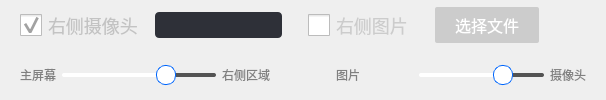
          <widget class="QWidget" name="widget_expand" native="true">
           <property name="minimumSize">
            <size>
             <width>0</width>
             <height>80</height>
            </size>
           </property>
           <layout class="QVBoxLayout" name="verticalLayout">
            <property name="spacing">
             <number>0</number>
            </property>
            <property name="topMargin">
             <number>0</number>
            </property>
            <property name="bottomMargin">
             <number>0</number>
            </property>
            <item>
             <widget class="QWidget" name="widget_6" native="true">
              <property name="minimumSize">
               <size>
                <width>0</width>
                <height>36</height>
               </size>
              </property>
              <layout class="QHBoxLayout" name="horizontalLayout_12">
               <property name="topMargin">
                <number>3</number>
               </property>
               <property name="rightMargin">
                <number>16</number>
               </property>
               <property name="bottomMargin">
                <number>3</number>
               </property>
               <item>
                <widget class="QCheckBox" name="checkBox_camera">
                 <property name="styleSheet">
                  <string notr="true">QCheckBox{
	color:rgb(195, 195, 195);
	font-size:18px;
	font-family:&quot;微软雅黑&quot;;
}
QCheckBox::indicator {
     width: 22px;
     height: 22px;
}
QCheckBox::indicator::unchecked {
	image: url(:/image/checkbox_normal.png);
 }

QCheckBox::indicator:unchecked:pressed {
    background-image: url(:/image/index/Image/index/checkbox.png);
	background-position: left;
	background-repeat:no-repeat;
	margin-top:2px;
	
 }

QCheckBox::indicator::checked {
     
	image: url(:/image/checkbox_selected.png);
 }

QCheckBox::indicator:checked:pressed {
     background-image: url(:/image/index/Image/index/checkbox.png);
	background-position: right;
	background-repeat:no-repeat;
	margin-top:2px;
 }</string>
                 </property>
                 <property name="text">
                  <string>右侧摄像头</string>
                 </property>
                 <property name="checked">
                  <bool>true</bool>
                 </property>
                </widget>
               </item>
               <item>
                <widget class="QWidget" name="widget_11" native="true">
                 <property name="minimumSize">
                  <size>
                   <width>0</width>
                   <height>32</height>
                  </size>
                 </property>
                 <layout class="QHBoxLayout" name="horizontalLayout_14">
                  <property name="leftMargin">
                   <number>0</number>
                  </property>
                  <property name="topMargin">
                   <number>0</number>
                  </property>
                  <property name="rightMargin">
                   <number>0</number>
                  </property>
                  <property name="bottomMargin">
                   <number>0</number>
                  </property>
                  <item>
                   <spacer name="horizontalSpacer_6">
                    <property name="orientation">
                     <enum>Qt::Horizontal</enum>
                    </property>
                    <property name="sizeType">
                     <enum>QSizePolicy::Fixed</enum>
                    </property>
                    <property name="sizeHint" stdset="0">
                     <size>
                      <width>10</width>
                      <height>20</height>
                     </size>
                    </property>
                   </spacer>
                  </item>
                  <item>
                   <widget class="QComboBox" name="comboBox_videoDevice">
                    <property name="enabled">
                     <bool>true</bool>
                    </property>
                    <property name="sizePolicy">
                     <sizepolicy hsizetype="Expanding" vsizetype="Fixed">
                      <horstretch>0</horstretch>
                      <verstretch>0</verstretch>
                     </sizepolicy>
                    </property>
                    <property name="mouseTracking">
                     <bool>false</bool>
                    </property>
                    <property name="styleSheet">
                     <string notr="true">
/*下拉框*/
QComboBox {
    font-family:&quot;Microsoft YaHei UI&quot;;
    font-size:20px;

    color:#ffffff;
    background-color:#2e3038;

    border-radius:4px;
    border:none;
	padding-left:10px;


	padding-right:30px;
}

QComboBox::disabled {
    font-family:&quot;Microsoft YaHei UI&quot;;
    font-size:20px;

    color:#888888;
    background-color:#1e1018;

    border-radius:4px;
    border:none;
	padding-left:10px;


	padding-right:30px;
}

QComboBox QAbstractItemView 
{
     outline:0px;
     border:none;
	color:#ffffff;
	background-color:#2e3038;
border-radius:4px;
font-size:20px;

}

QComboBox::drop-down {
     subcontrol-origin: padding;
     subcontrol-position: top right;
     width: 15px;
     background:transparent;
}
/*图标*/
QComboBox::down-arrow {
    subcontrol-origin: border;
    subcontrol-position:right;

    padding-right:10px;

    width:23px;
    height:25px;
	image: url(:/image/Dropdown_btn.png);
}

QComboBox QAbstractItemView::item
{
height: 48px;
    background-color:#2e3038;
    border:none;
    color:#ffffff;
}

QComboBox QAbstractItemView::item:hover
{
    background-color:#4b5cc4;
    color:#ffffff;
}
</string>
                    </property>
                   </widget>
                  </item>
                 </layout>
                </widget>
               </item>
               <item>
                <spacer name="horizontalSpacer_12">
                 <property name="orientation">
                  <enum>Qt::Horizontal</enum>
                 </property>
                 <property name="sizeType">
                  <enum>QSizePolicy::Fixed</enum>
                 </property>
                 <property name="sizeHint" stdset="0">
                  <size>
                   <width>20</width>
                   <height>20</height>
                  </size>
                 </property>
                </spacer>
               </item>
               <item>
                <widget class="QWidget" name="widget_10" native="true">
                 <layout class="QHBoxLayout" name="horizontalLayout_13">
                  <property name="leftMargin">
                   <number>0</number>
                  </property>
                  <property name="topMargin">
                   <number>0</number>
                  </property>
                  <property name="rightMargin">
                   <number>0</number>
                  </property>
                  <property name="bottomMargin">
                   <number>0</number>
                  </property>
                  <item>
                   <widget class="QCheckBox" name="checkBox_picture">
                    <property name="styleSheet">
                     <string notr="true">QCheckBox{
	font-family: 微软雅黑;
	color:#cccccc; 
	font-size: 18px;
}
QCheckBox::indicator {
     width: 22px;
     height: 22px;
}
QCheckBox::indicator::unchecked {
	image: url(:/image/checkbox_normal.png);
 }

QCheckBox::indicator:unchecked:pressed {
    background-image: url(:/image/index/Image/index/checkbox.png);
	background-position: left;
	background-repeat:no-repeat;
	margin-top:2px;
	
 }

QCheckBox::indicator::checked {
     
	image: url(:/image/checkbox_selected.png);
 }

QCheckBox::indicator:checked:pressed {
     background-image: url(:/image/index/Image/index/checkbox.png);
	background-position: right;
	background-repeat:no-repeat;
	margin-top:2px;
 }</string>
                    </property>
                    <property name="text">
                     <string>右侧图片</string>
                    </property>
                   </widget>
                  </item>
                  <item>
                   <spacer name="horizontalSpacer_5">
                    <property name="orientation">
                     <enum>Qt::Horizontal</enum>
                    </property>
                    <property name="sizeType">
                     <enum>QSizePolicy::Fixed</enum>
                    </property>
                    <property name="sizeHint" stdset="0">
                     <size>
                      <width>20</width>
                      <height>20</height>
                     </size>
                    </property>
                   </spacer>
                  </item>
                  <item>
                   <widget class="QPushButton" name="pushButton_picture">
                    <property name="enabled">
                     <bool>false</bool>
                    </property>
                    <property name="styleSheet">
                     <string notr="true">QPushButton
{
	background-color:#4b5cc4;
border-radius:2px;
font-family: &quot;Microsoft YaHei UI&quot;;
	font-size: 16px;
	color:#FFFFFF;
padding:6px;
padding-left:20px;
padding-right:20px;
}

QPushButton:hover
{
	background-color:#8386bc;
}


QPushButton:disabled
{
background-color:#cccccc;
	color:#ffffff;
}
</string>
                    </property>
                    <property name="text">
                     <string>选择文件</string>
                    </property>
                   </widget>
                  </item>
                  <item>
                   <spacer name="horizontalSpacer_8">
                    <property name="orientation">
                     <enum>Qt::Horizontal</enum>
                    </property>
                    <property name="sizeHint" stdset="0">
                     <size>
                      <width>40</width>
                      <height>20</height>
                     </size>
                    </property>
                   </spacer>
                  </item>
                 </layout>
                </widget>
               </item>
              </layout>
             </widget>
            </item>
            <item>
             <widget class="QWidget" name="widget" native="true">
              <layout class="QHBoxLayout" name="horizontalLayout_2">
               <item>
                <widget class="QWidget" name="widget_Horizontal_Size" native="true">
                 <layout class="QHBoxLayout" name="horizontalLayout_11">
                  <property name="leftMargin">
                   <number>0</number>
                  </property>
                  <property name="topMargin">
                   <number>0</number>
                  </property>
                  <property name="rightMargin">
                   <number>0</number>
                  </property>
                  <property name="bottomMargin">
                   <number>0</number>
                  </property>
                  <item>
                   <widget class="QLabel" name="label_4">
                    <property name="styleSheet">
                     <string notr="true">color:#808080;</string>
                    </property>
                    <property name="text">
                     <string>主屏幕</string>
                    </property>
                   </widget>
                  </item>
                  <item>
                   <widget class="QSlider" name="horizontalSlider_Size_Horizontal">
                    <property name="minimumSize">
                     <size>
                      <width>0</width>
                      <height>32</height>
                     </size>
                    </property>
                    <property name="styleSheet">
                     <string notr="true">QSlider::groove:horizontal {
border: 0px solid #bbb;
}

QSlider::sub-page:horizontal {
background: #ffffff; 
border-radius: 2px;
margin-top:14px;
margin-bottom:14px;
}

QSlider::add-page:horizontal {
background: #535353;
border: 0px solid #777;
border-radius: 2px;
margin-top:14px;
margin-bottom:14px;
}

QSlider::handle:horizontal {
background: #ffffff; 
border: 1px solid rgb(0,101,251);  
width: 18px;
border-radius: 9px;
margin-top:6px;
margin-bottom:6px;
}

QSlider::handle:horizontal:hover {
background: #eeeeee; 
border: 1px solid rgba(102,102,102,102);
width: 18px;
border-radius: 8px;
margin-top:6px;
margin-bottom:6px;
}

QSlider::sub-page:horizontal:disabled {
background: #bbb;
border-color: #999;
}

QSlider::add-page:horizontal:disabled {
background: #eee;
border-color: #999;
}

QSlider::handle:horizontal:disabled {
background: #eee;
border: 1px solid #aaa;
border-radius: 4px;
}

</string>
                    </property>
                    <property name="maximum">
                     <number>100</number>
                    </property>
                    <property name="singleStep">
                     <number>0</number>
                    </property>
                    <property name="pageStep">
                     <number>0</number>
                    </property>
                    <property name="value">
                     <number>70</number>
                    </property>
                    <property name="orientation">
                     <enum>Qt::Horizontal</enum>
                    </property>
                    <property name="tickInterval">
                     <number>10</number>
                    </property>
                   </widget>
                  </item>
                  <item>
                   <widget class="QLabel" name="label_9">
                    <property name="styleSheet">
                     <string notr="true">color:#808080;</string>
                    </property>
                    <property name="text">
                     <string>右侧区域</string>
                    </property>
                   </widget>
                  </item>
                 </layout>
                </widget>
               </item>
               <item>
                <spacer name="horizontalSpacer_2">
                 <property name="orientation">
                  <enum>Qt::Horizontal</enum>
                 </property>
                 <property name="sizeType">
                  <enum>QSizePolicy::Fixed</enum>
                 </property>
                 <property name="sizeHint" stdset="0">
                  <size>
                   <width>60</width>
                   <height>20</height>
                  </size>
                 </property>
                </spacer>
               </item>
               <item>
                <widget class="QWidget" name="widget_9" native="true">
                 <layout class="QHBoxLayout" name="horizontalLayout_7">
                  <property name="leftMargin">
                   <number>0</number>
                  </property>
                  <property name="topMargin">
                   <number>0</number>
                  </property>
                  <property name="rightMargin">
                   <number>0</number>
                  </property>
                  <property name="bottomMargin">
                   <number>0</number>
                  </property>
                  <item>
                   <widget class="QLabel" name="label_5">
                    <property name="minimumSize">
                     <size>
                      <width>77</width>
                      <height>0</height>
                     </size>
                    </property>
                    <property name="styleSheet">
                     <string notr="true">color:#808080;</string>
                    </property>
                    <property name="text">
                     <string>图片</string>
                    </property>
                   </widget>
                  </item>
                  <item>
                   <widget class="QSlider" name="horizontalSlider_Size_Picture">
                    <property name="minimumSize">
                     <size>
                      <width>0</width>
                      <height>32</height>
                     </size>
                    </property>
                    <property name="styleSheet">
                     <string notr="true">QSlider::groove:horizontal {
border: 0px solid #bbb;
}

QSlider::sub-page:horizontal {
background: #ffffff; 
border-radius: 2px;
margin-top:14px;
margin-bottom:14px;
}

QSlider::add-page:horizontal {
background: #535353;
border: 0px solid #777;
border-radius: 2px;
margin-top:14px;
margin-bottom:14px;
}

QSlider::handle:horizontal {
background: #ffffff; 
border: 1px solid rgb(0,101,251);  
width: 18px;
border-radius: 9px;
margin-top:6px;
margin-bottom:6px;
}

QSlider::handle:horizontal:hover {
background: #eeeeee; 
border: 1px solid rgba(102,102,102,102);
width: 18px;
border-radius: 8px;
margin-top:6px;
margin-bottom:6px;
}

QSlider::sub-page:horizontal:disabled {
background: #bbb;
border-color: #999;
}

QSlider::add-page:horizontal:disabled {
background: #eee;
border-color: #999;
}

QSlider::handle:horizontal:disabled {
background: #eee;
border: 1px solid #aaa;
border-radius: 4px;
}

</string>
                    </property>
                    <property name="maximum">
                     <number>100</number>
                    </property>
                    <property name="singleStep">
                     <number>0</number>
                    </property>
                    <property name="pageStep">
                     <number>0</number>
                    </property>
                    <property name="value">
                     <number>70</number>
                    </property>
                    <property name="orientation">
                     <enum>Qt::Horizontal</enum>
                    </property>
                    <property name="tickInterval">
                     <number>10</number>
                    </property>
                   </widget>
                  </item>
                  <item>
                   <widget class="QLabel" name="label_8">
                    <property name="styleSheet">
                     <string notr="true">color:#808080;</string>
                    </property>
                    <property name="text">
                     <string>摄像头</string>
                    </property>
                   </widget>
                  </item>
                 </layout>
                </widget>
               </item>
              </layout>
             </widget>
            </item>
           </layout>
          </widget>
